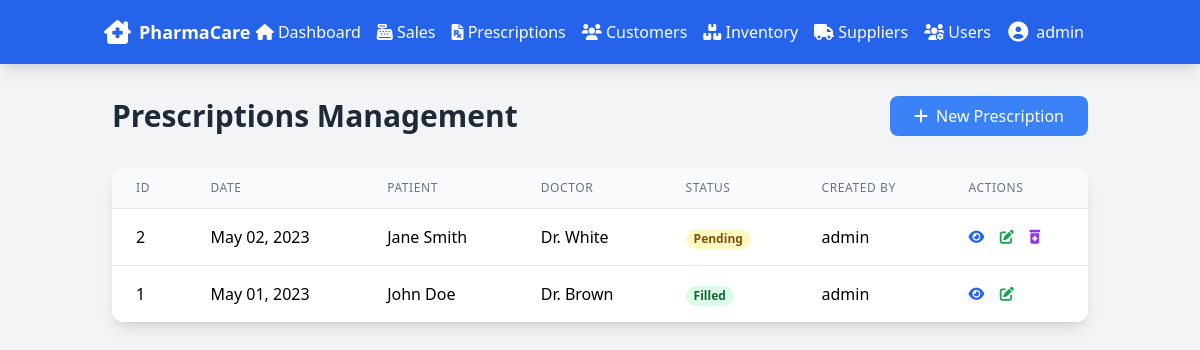
The page /prescriptions/prescriptions.php (signed in) on the database its author committed.
### tables this page shows
CREATE TABLE PRESCRIPTION (
    prescription_id INT PRIMARY KEY AUTO_INCREMENT,
    customer_id INT,
    doctor_id INT,
    prescription_date DATE,
    status VARCHAR(20),
    user_id INT,
    FOREIGN KEY (customer_id) REFERENCES CUSTOMER(customer_id),
    FOREIGN KEY (doctor_id) REFERENCES DOCTOR(doctor_id),
    FOREIGN KEY (user_id) REFERENCES USER(user_id)
);

CREATE TABLE CUSTOMER (
    customer_id INT PRIMARY KEY AUTO_INCREMENT,
    name VARCHAR(100) NOT NULL,
    contact_info VARCHAR(200),
    registration_date DATE
);

CREATE TABLE DOCTOR (
    doctor_id INT PRIMARY KEY AUTO_INCREMENT,
    name VARCHAR(100) NOT NULL,
    specialization VARCHAR(100),
    contact_info VARCHAR(200)
);

CREATE TABLE USER (
    user_id INT PRIMARY KEY AUTO_INCREMENT,
    username VARCHAR(50) NOT NULL UNIQUE,
    password_hash VARCHAR(255) NOT NULL,
    role VARCHAR(20),
    last_login DATETIME
);

### includes/db_connect.php (called while the page is built, shortened)
<?php
$base_url = 'http://127.0.0.1/pharmacy_management_system/';
?>

### prescriptions/prescriptions.php (the view, shortened to what this page needs)
<?php
require_once '../includes/db_connect.php';
include_once '../includes/header.php';
$query = "
    SELECT
        p.prescription_id,
        p.prescription_date,
        p.status,
        c.name as customer_name,
        d.name as doctor_name,
        u.username as created_by
    FROM PRESCRIPTION p
    JOIN CUSTOMER c ON p.customer_id = c.customer_id
    JOIN DOCTOR d ON p.doctor_id = d.doctor_id
    JOIN USER u ON p.user_id = u.user_id
    ORDER BY p.prescription_date DESC
";
$prescriptions = $pdo->query($query)->fetchAll();
?>
<div class="relative min-h-screen">
    <div class="container mx-auto px-6 py-8">
        <div class="flex justify-between items-center mb-8">
            <h2 class="text-3xl font-bold text-gray-800">
                Prescriptions Management
            </h2>
            <a href="<?php echo $base_url; ?>prescriptions/create_new_prescription.php"
               class="bg-blue-500 hover:bg-blue-600 text-white px-6 py-2 rounded-lg transition">
                <i class="fas fa-plus mr-2"></i>New Prescription
            </a>
        </div>
        <div class="bg-white rounded-xl shadow-lg overflow-hidden">
            <table class="min-w-full divide-y divide-gray-200">
                <thead class="bg-gray-50">
                    <tr>
                        <th class="px-6 py-3 text-left text-xs font-medium text-gray-500 uppercase tracking-wider">ID</th>
                        <th class="px-6 py-3 text-left text-xs font-medium text-gray-500 uppercase tracking-wider">Date</th>
                        <th class="px-6 py-3 text-left text-xs font-medium text-gray-500 uppercase tracking-wider">Patient</th>
                        <th class="px-6 py-3 text-left text-xs font-medium text-gray-500 uppercase tracking-wider">Doctor</th>
                        <th class="px-6 py-3 text-left text-xs font-medium text-gray-500 uppercase tracking-wider">Status</th>
                        <th class="px-6 py-3 text-left text-xs font-medium text-gray-500 uppercase tracking-wider">Created By</th>
                        <th class="px-6 py-3 text-left text-xs font-medium text-gray-500 uppercase tracking-wider">Actions</th>
                    </tr>
                </thead>
                <tbody class="bg-white divide-y divide-gray-200">
                    <?php foreach ($prescriptions as $prescription): ?>
                        <tr class="hover:bg-gray-50">
                            <td class="px-6 py-4 whitespace-nowrap"><?php echo $prescription['prescription_id']; ?></td>
                            <td class="px-6 py-4 whitespace-nowrap"><?php echo date('M d, Y', strtotime($prescription['prescription_date'])); ?></td>
                            <td class="px-6 py-4 whitespace-nowrap"><?php echo htmlspecialchars($prescription['customer_name']); ?></td>
                            <td class="px-6 py-4 whitespace-nowrap"><?php echo htmlspecialchars($prescription['doctor_name']); ?></td>
                            <td class="px-6 py-4 whitespace-nowrap">
                                <span class="px-2 inline-flex text-xs leading-5 font-semibold rounded-full
                                    <?php echo $prescription['status'] === 'Filled' ? 'bg-green-100 text-green-800' : 'bg-yellow-100 text-yellow-800'; ?>">
                                    <?php echo $prescription['status']; ?>
                                </span>
                            </td>
                            <td class="px-6 py-4 whitespace-nowrap"><?php echo htmlspecialchars($prescription['created_by']); ?></td>
                            <td class="px-6 py-4 whitespace-nowrap text-sm font-medium">
                                <a href="<?php echo $base_url; ?>prescriptions/view_prescription.php?id=<?php echo $prescription['prescription_id']; ?>"
                                   class="text-blue-600 hover:text-blue-900 mr-3">
                                    <i class="fas fa-eye"></i>
                                </a>
                                <a href="<?php echo $base_url; ?>prescriptions/edit_prescription.php?id=<?php echo $prescription['prescription_id']; ?>"
                                   class="text-green-600 hover:text-green-900 mr-3">
                                    <i class="fas fa-edit"></i>
                                </a>
                                <?php if ($prescription['status'] !== 'Filled'): ?>
                                    <a href="<?php echo $base_url; ?>prescriptions/fill_prescription.php?id=<?php echo $prescription['prescription_id']; ?>"
                                       class="text-purple-600 hover:text-purple-900">
                                        <i class="fas fa-prescription-bottle-alt"></i>
                                    </a>
                                <?php endif; ?>
                            </td>
                        </tr>
                    <?php endforeach; ?>
                </tbody>
            </table>
        </div>
    </div>
</div>
<?php include_once 'includes/footer.php'; ?>

### rows shown on the page
prescription: prescription_id "2", prescription_date "May 02, 2023", customer.name "Jane Smith", doctor.name "Dr. White", status "Pending", user.username "admin"
prescription: prescription_id "1", prescription_date "May 01, 2023", customer.name "John Doe", doctor.name "Dr. Brown", status "Filled", user.username "admin"

### other values the page prints
$_SESSION['username'] "admin"
